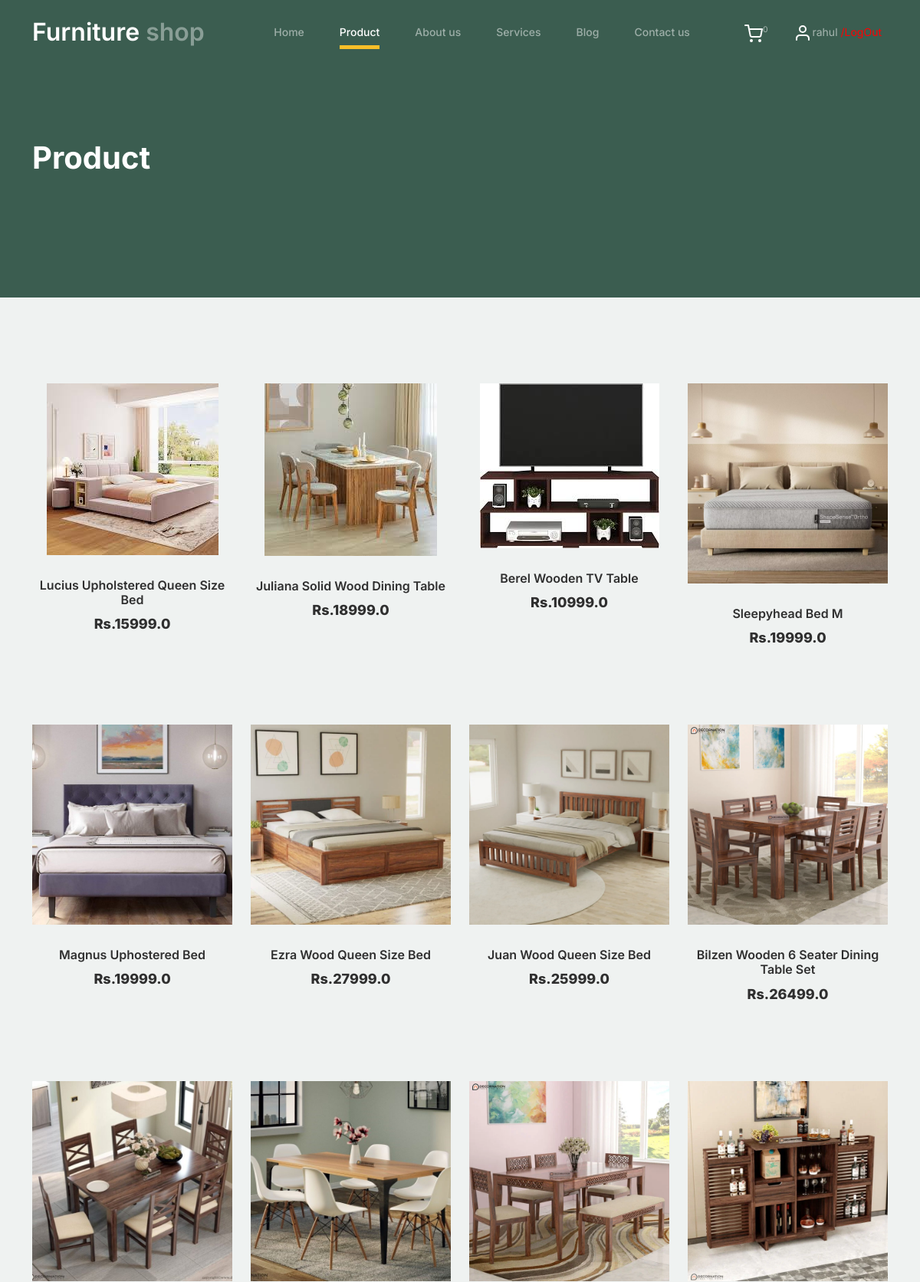
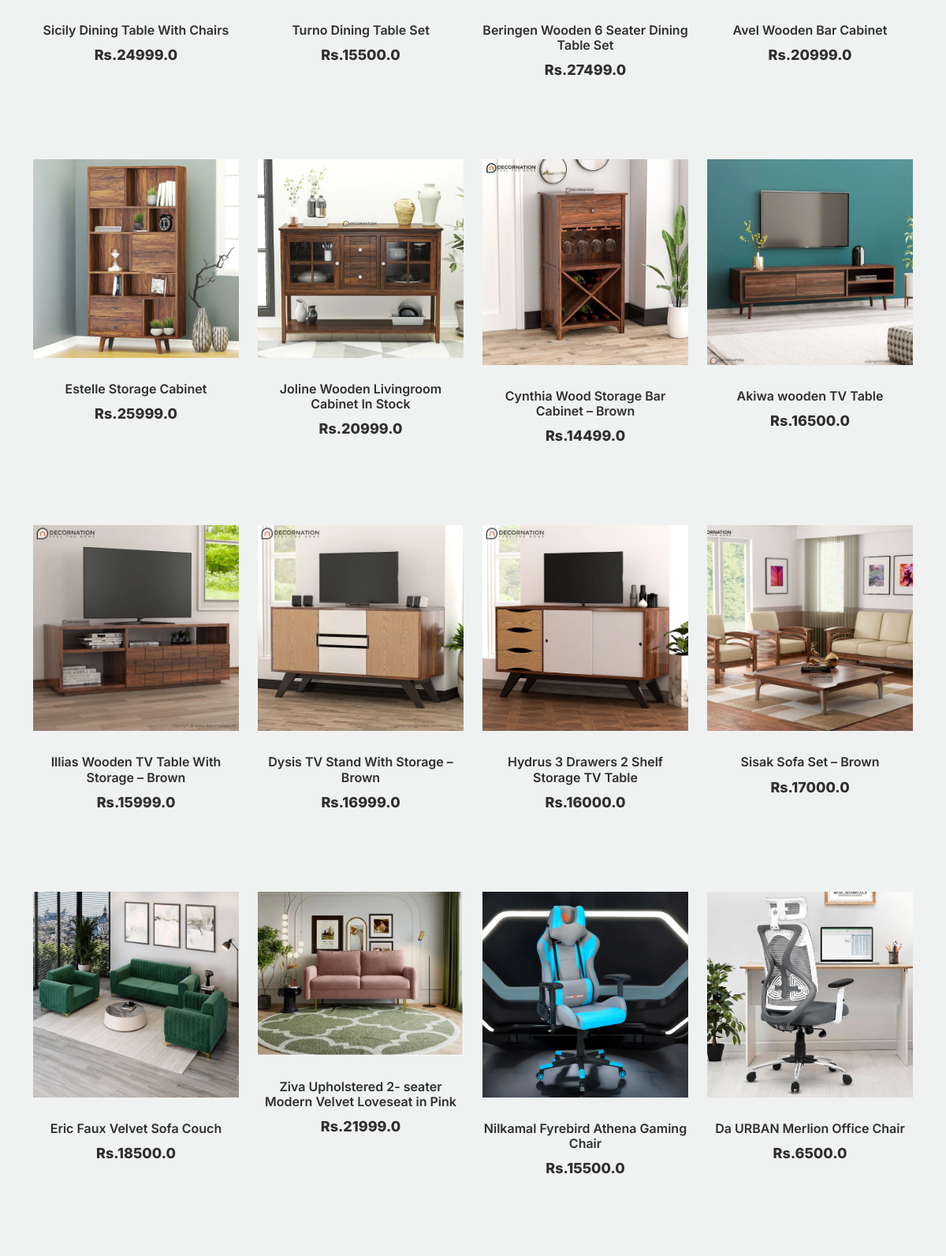
The app's page /product_page/ (signed in, upper part) with its own data (2 pictures, top to bottom).
### Furniture_app/models.py (models this page shows)
class Product_Db(models.Model):
    Product_Category=models.CharField(max_length=200,null=True,blank=True)
    Product_Name=models.CharField(max_length=200,null=True,blank=True)
    Quantity=models.IntegerField(null=True,blank=True)
    MRP=models.FloatField(null=True,blank=True)
    Discription=models.TextField(max_length=200,null=True,blank=True)
    Country_of_Origin=models.CharField(max_length=200,null=True,blank=True)
    Manufactured_By=models.CharField(max_length=200,null=True,blank=True)
    Product_Image1=models.ImageField(upload_to='product_images',null=True,blank=True)
    Product_Image2=models.ImageField(upload_to='product_images',null=True,blank=True)
    Product_Image3=models.ImageField(upload_to='product_images',null=True,blank=True)

### Web_App/views.py (the view)
# urls.py: path('product_page/',views.product_page,name='product_page'),
def product_page(request):
    products=Product_Db.objects.all()
    cart_data=Cart_Db.objects.filter(User_name=request.session['Name'])
    x=cart_data.count()
    return render(request,'product_page.html',{'products':products, 'x':x})

### Web_App/templates/product_page.html (shortened to what this page needs)
<!doctype html>
{% load static %}
<html lang="en">
<head>
		<link href="{% static 'web/css/bootstrap.min.css' %}" rel="stylesheet">
		<link href="https://cdnjs.cloudflare.com/ajax/libs/font-awesome/6.0.0-beta3/css/all.min.css" rel="stylesheet">
		<link href="{% static 'web/css/tiny-slider.css' %}" rel="stylesheet">
		<link href="{% static 'web/css/style.css' %}" rel="stylesheet">
	</head>
	<body>
		<nav class="custom-navbar navbar navbar navbar-expand-md navbar-dark bg-dark" arial-label="Furni navigation bar">
			<div class="container">
				<a class="navbar-brand" href="{% url 'Home_Page' %}">Furniture<span> shop</span></a>
				<div class="collapse navbar-collapse" id="navbarsFurni">
					<ul class="custom-navbar-nav navbar-nav ms-auto mb-2 mb-md-0">
						<li><a class="nav-link" href="{% url 'Home_Page' %}">Home</a></li>
						<li class="nav-item active"><a class="nav-link" href="{% url 'product_page' %}">Product</a></li>
						<li><a class="nav-link" href="{% url 'about_page' %}">About us</a></li>
						<li><a class="nav-link" href="{% url 'services_page' %}">Services</a></li>
						<li><a class="nav-link" href="{% url 'blog_page' %}">Blog</a></li>
						<li><a class="nav-link" href="{% url 'contact_page' %}">Contact us</a></li>
					</ul>
					<ul class="custom-navbar-cta navbar-nav mb-2 mb-md-0 ms-5">
						<li><a class="nav-link" href="{% url 'Cart_Page' %}"><img src="{% static 'web/images/cart.svg' %}"><sup>{{x}}</sup></a></li>
						{% if request.session.Name %}
						<li><a class="nav-link" href="{% url 'User_Sign_out' %}"><img src="{% static 'web/images/user.svg' %}">   {{request.session.Name}} <i style="color: red; font-style:normal;" >/LogOut</i> </a></li>
						{% else %}
						<li><a class="nav-link" href="{% url 'Sign_in' %}"><img src="{% static 'web/images/user.svg' %}"></a></li>
						{% endif %}
					</ul>
				</div>
			</div>
		</nav>
			<div class="hero">
				<div class="container">
					<div class="row justify-content-between">
						<div class="col-lg-5">
							<div class="intro-excerpt">
								<h1>Product</h1>
							</div>
						</div>
						<div class="col-lg-7">
						</div>
					</div>
				</div>
			</div>
		<div class="untree_co-section product-section before-footer-section">
		    <div class="container">
		      	<div class="row">
					 {% for i in products %}
					<div class="col-12 col-md-4 col-lg-3 mb-5">
						<a class="product-item" href="{% url 'single_product' sin_id=i.id %}">
							<img src="{{i.Product_Image1.url}}" class="img-fluid product-thumbnail">
							<h3 class="product-title">{{i.Product_Name}}</h3>
							<strong class="product-price">Rs.{{i.MRP}}</strong>
						</a>
					</div>
					{% endfor %}
		      	</div>
		    </div>
		</div>
	</body>
</html>

### Web_App/static/web/css/style.css (style rules this page uses)
body { overflow-x: hidden; position: relative; }
body { font-family: "Inter", sans-serif; font-weight: 400; line-height: 28px; color: #6a6a6a; font-size: 14px; background-color: #eff2f1; }
a { text-decoration: none; -webkit-transition: .3s all ease; -o-transition: .3s all ease; transition: .3s all ease; color: #2f2f2f; text-decoration: underline; }
.custom-navbar { background: #3b5d50 !important; padding-top: 20px; padding-bottom: 20px; }
.custom-navbar .navbar-brand { font-size: 32px; font-weight: 600; }
.custom-navbar .navbar-brand > span { opacity: .4; }
@media (min-width: 992px) { .custom-navbar .custom-navbar-nav li { margin-left: 15px; margin-right: 15px; } }
.custom-navbar .custom-navbar-nav li a { font-weight: 500; color: #ffffff !important; opacity: .5; -webkit-transition: .3s all ease; -o-transition: .3s all ease; transition: .3s all ease; position: relative; }
@media (min-width: 768px) { .custom-navbar .custom-navbar-nav li a:before { content: ""; position: absolute; bottom: 0; left: 8px; right: 8px; background: #f9bf29; height: 5px; opacity: 1; visibility: visible; width: 0; -webkit-transition: .15s all ease-out; -o-transition: .15s all ease-out; transition: .15s all ease-out; } }
.custom-navbar .custom-navbar-nav li.active a { opacity: 1; }
.custom-navbar .custom-navbar-nav li.active a:before { width: calc(100% - 16px); }
.custom-navbar .custom-navbar-cta { margin-left: 0 !important; -webkit-box-orient: horizontal; -webkit-box-direction: normal; -ms-flex-direction: row; flex-direction: row; }
@media (min-width: 768px) { .custom-navbar .custom-navbar-cta { margin-left: 40px !important; } }
.custom-navbar .custom-navbar-cta li { margin-left: 0px; margin-right: 0px; }
.custom-navbar .custom-navbar-cta li:first-child { margin-right: 20px; }
.hero { background: #3b5d50; padding: calc(4rem - 30px) 0 0rem 0; }
@media (min-width: 768px) { .hero { padding: calc(4rem - 30px) 0 4rem 0; } }
@media (min-width: 992px) { .hero { padding: calc(8rem - 30px) 0 8rem 0; } }
.hero .intro-excerpt { position: relative; z-index: 4; }
@media (min-width: 992px) { .hero .intro-excerpt { max-width: 450px; } }
.hero h1 { font-weight: 700; color: #ffffff; margin-bottom: 30px; }
.product-section { padding: 7rem 0; }
.product-section .product-item { text-align: center; text-decoration: none; display: block; position: relative; padding-bottom: 50px; cursor: pointer; }
.product-section .product-item .product-thumbnail { margin-bottom: 30px; position: relative; top: 0; -webkit-transition: .3s all ease; -o-transition: .3s all ease; transition: .3s all ease; }
.product-section .product-item h3 { font-weight: 600; font-size: 16px; }
.product-section .product-item strong { font-weight: 800 !important; font-size: 18px !important; }
.product-section .product-item h3, .product-section .product-item strong { color: #2f2f2f; text-decoration: none; }
.product-section .product-item:before { bottom: 0; left: 0; right: 0; position: absolute; content: ""; background: #dce5e4; height: 0%; z-index: -1; border-radius: 10px; -webkit-transition: .3s all ease; -o-transition: .3s all ease; transition: .3s all ease; }
.before-footer-section { padding: 7rem 0 12rem 0 !important; }
.untree_co-section { padding: 7rem 0; }

### records on screen
Product_Db: Product_Image1 (picture), Product_Name "Lucius Upholstered Queen Size Bed", MRP "15999.0"
Product_Db: Product_Image1 (picture), Product_Name "Juliana Solid Wood Dining Table", MRP "18999.0"
Product_Db: Product_Image1 (picture), Product_Name "Berel Wooden TV Table", MRP "10999.0"
Product_Db: Product_Image1 (picture), Product_Name "Sleepyhead Bed M", MRP "19999.0"
Product_Db: Product_Image1 (picture), Product_Name "Magnus Uphostered Bed", MRP "19999.0"
Product_Db: Product_Image1 (picture), Product_Name "Ezra Wood Queen Size Bed", MRP "27999.0"
Product_Db: Product_Image1 (picture), Product_Name "Juan Wood Queen Size Bed", MRP "25999.0"
Product_Db: Product_Image1 (picture), Product_Name "Bilzen Wooden 6 Seater Dining Table Set", MRP "26499.0"
Product_Db: Product_Image1 (picture), Product_Name "Sicily Dining Table With Chairs", MRP "24999.0"
Product_Db: Product_Image1 (picture), Product_Name "Turno Dining Table Set", MRP "15500.0"
Product_Db: Product_Image1 (picture), Product_Name "Beringen Wooden 6 Seater Dining Table Set", MRP "27499.0"
Product_Db: Product_Image1 (picture), Product_Name "Avel Wooden Bar Cabinet", MRP "20999.0"
Product_Db: Product_Image1 (picture), Product_Name "Estelle Storage Cabinet", MRP "25999.0"
Product_Db: Product_Image1 (picture), Product_Name "Joline Wooden Livingroom Cabinet In Stock", MRP "20999.0"
Product_Db: Product_Image1 (picture), Product_Name "Cynthia Wood Storage Bar Cabinet – Brown", MRP "14499.0"
Product_Db: Product_Image1 (picture), Product_Name "Akiwa wooden TV Table", MRP "16500.0"
Product_Db: Product_Image1 (picture), Product_Name "Illias Wooden TV Table With Storage – Brown", MRP "15999.0"
Product_Db: Product_Image1 (picture), Product_Name "Dysis TV Stand With Storage – Brown", MRP "16999.0"
Product_Db: Product_Image1 (picture), Product_Name "Hydrus 3 Drawers 2 Shelf Storage TV Table", MRP "16000.0"
Product_Db: Product_Image1 (picture), Product_Name "Sisak Sofa Set – Brown", MRP "17000.0"
Product_Db: Product_Image1 (picture), Product_Name "Eric Faux Velvet Sofa Couch", MRP "18500.0"
Product_Db: Product_Image1 (picture), Product_Name "Ziva Upholstered 2- seater Modern Velvet Loveseat in Pink", MRP "21999.0"
Product_Db: Product_Image1 (picture), Product_Name "Nilkamal Fyrebird Athena Gaming Chair", MRP "15500.0"
Product_Db: Product_Image1 (picture), Product_Name "Da URBAN Merlion Office Chair", MRP "6500.0"

### other values on screen
{{ x }} "0"
{{ request.session.Name }} "rahul"
